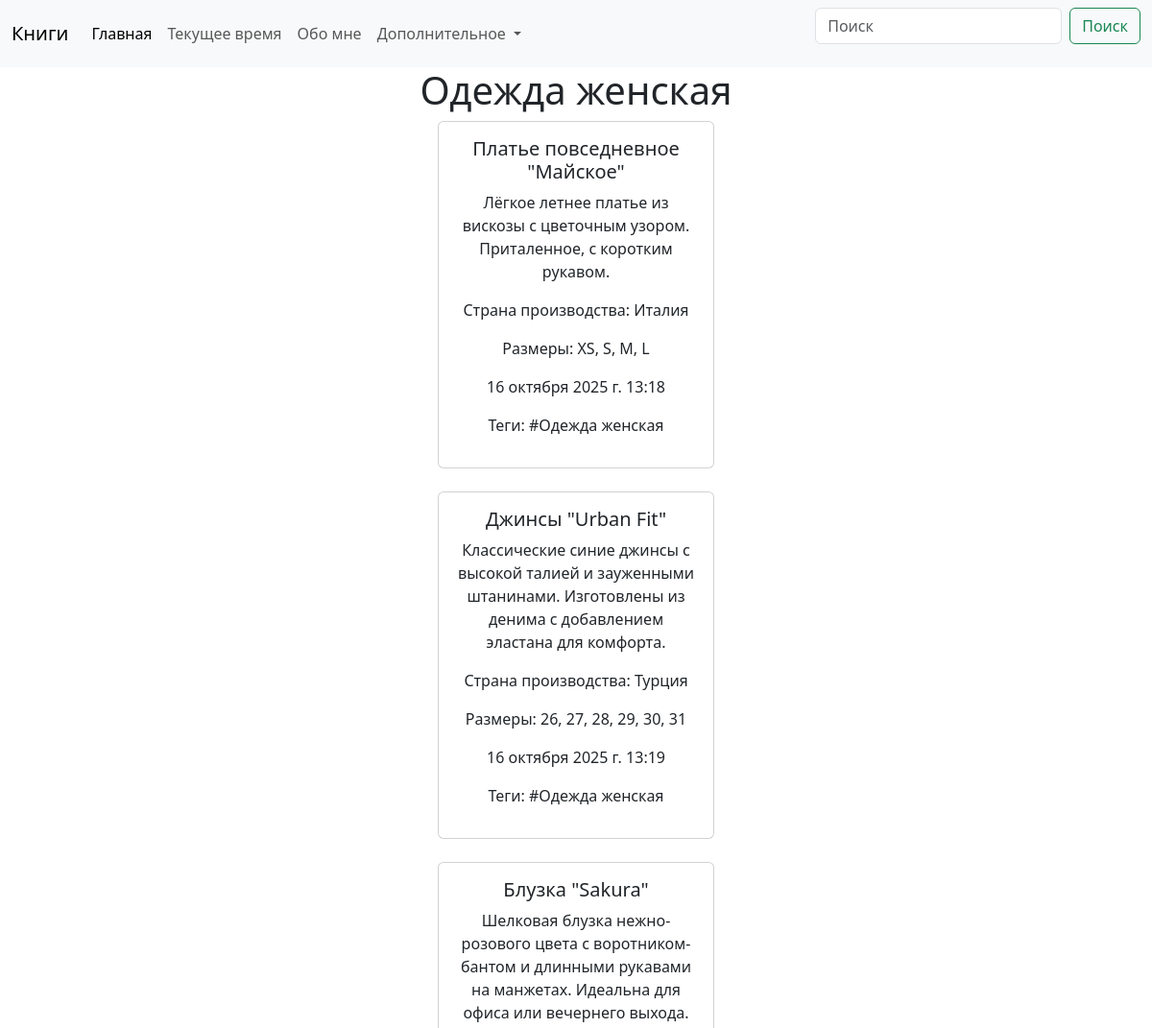
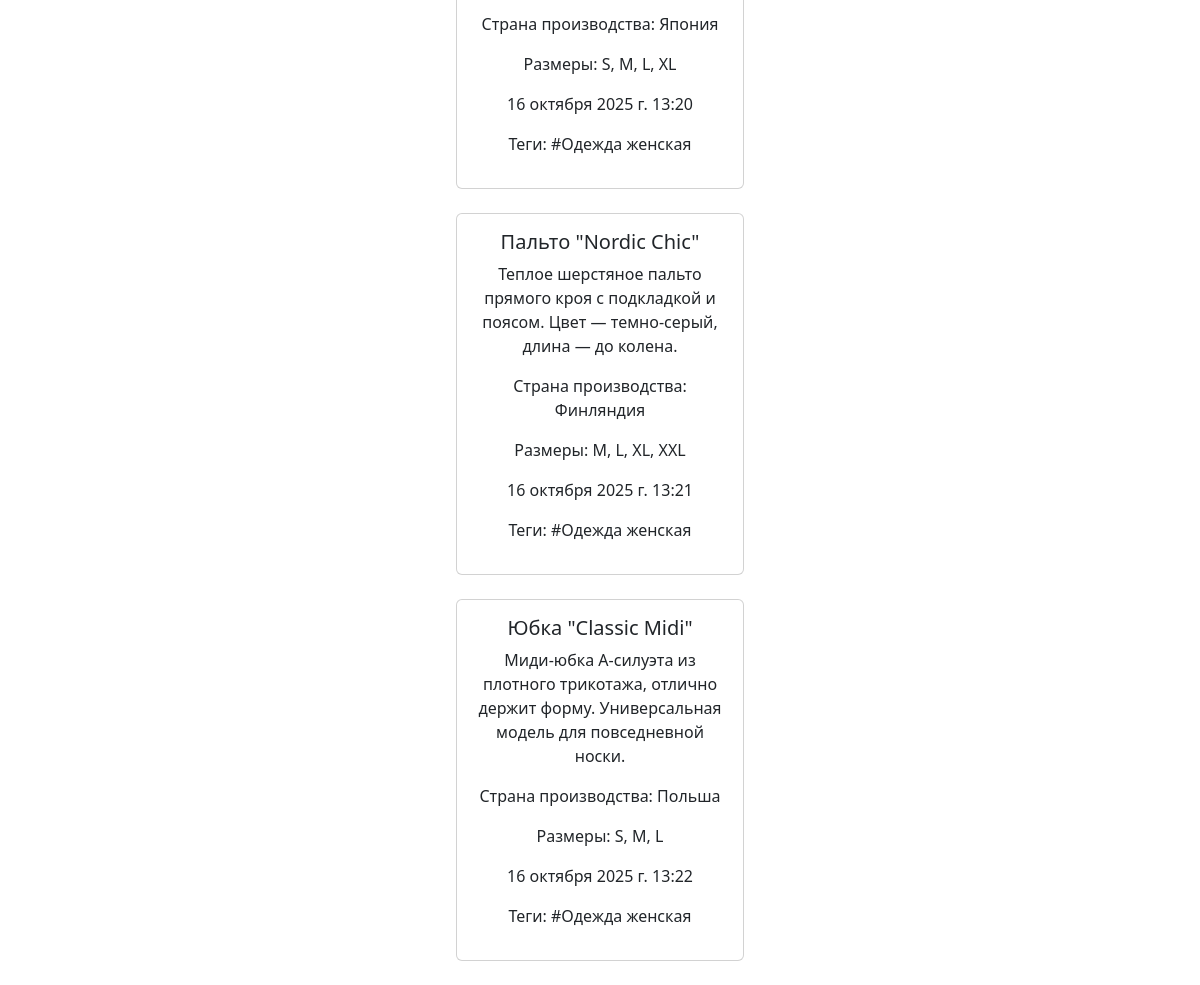
The page /clothes/women_clothes/ on the database its author committed (2 pictures, top to bottom).
### clothes/models.py (models this page shows, shortened)
class Clothe(models.Model):
    name_clothe = models.CharField(max_length=100)
    description = models.TextField(default='Одежда нужна для защиты от окружающей среды, например, от холода и жары.' \
    ' Кроме того, она выполняет информационную функцию, сигнализируя о социальном статусе, профессии и индивидуальности ' \
    'человека, а также эстетическую, помогая создавать образ и выражать себя. ')
    country = models.CharField(max_length=100)
    size = models.CharField(max_length=150, null=True)
    tags = models.ManyToManyField(Tag)
    created_at = models.DateTimeField(auto_now_add=True)

class Tag(models.Model):
    name = models.CharField(max_length=100)

### clothes/views.py (the view)
# urls.py: path('women_clothes/', views.WomenClothesView.as_view(), name='women_clothes'),
class WomenClothesView(generic.ListView):
    model = models.Clothe
    template_name = 'clothes/women_clothes.html'
    context_object_name = 'clothes'
    ordering = '-id'
    def get_queryset(self):
        women_clothes = self.model.objects.filter(tags__name='#Одежда женская')
        return women_clothes

### templates/clothes/women_clothes.html (shortened to what this page needs)
{% load static %}
{% include '../header.html' %}
<link href="https://cdn.jsdelivr.net/npm/bootstrap@5.3.3/dist/css/bootstrap.min.css" rel="stylesheet">
<h1 style="text-align: center;">Одежда женская</h1>
{% for i in clothes %}
<div class="center_film" style="display: flex; flex-wrap: wrap; justify-content: center; gap: 20px;">
<div class="card" style="width: 18rem; text-align: center;">
    <div class="card-body">
    <h5 class="card-title">{{ i.name_clothe }}</h5>
    <p class="card-text">{{ i.description }}</p>
    <p class="card-text">{{ i.country }}</p>
    <p class="card-text">{{ i.size}}</p>
    <p class="card-text">{{ i.created_at }}</p>
    <p>
        Теги:
        {%for tag in i.tags.all%}
        {{tag.name}}{% if not forloop.last %}, {% endif %}
        {% empty %}
        Тегов нет:
        {% endfor %}
    </p>
  </div>
</div>
</div>
{% endfor %}

### rows shown on the page
Clothe: name_clothe "Платье повседневное \"Майское\"", description "Лёгкое летнее платье из вискозы с цветочным узором. Приталенное, с коротким рукавом.", country "Страна производства: Италия", size "Размеры: XS, S, M, L", created_at "16 октября 2025 г. 13:18"
Tag: name "#Одежда женская"
Clothe: name_clothe "Джинсы \"Urban Fit\"", description "Классические синие джинсы с высокой талией и зауженными штанинами. Изготовлены из денима с добавлением эластана для комфорта.", country "Страна производства: Турция", size "Размеры: 26, 27, 28, 29, 30, 31", created_at "16 октября 2025 г. 13:19"
Clothe: name_clothe "Блузка \"Sakura\"", description "Шелковая блузка нежно-розового цвета с воротником-бантом и длинными рукавами на манжетах. Идеальна для офиса или вечернего выхода.", country "Страна производства: Япония", size "Размеры: S, M, L, XL", created_at "16 октября 2025 г. 13:20"
Clothe: name_clothe "Пальто \"Nordic Chic\"", description "Теплое шерстяное пальто прямого кроя с подкладкой и поясом. Цвет — темно-серый, длина — до колена.", country "Страна производства: Финляндия", size "Размеры: M, L, XL, XXL", created_at "16 октября 2025 г. 13:21"
Clothe: name_clothe "Юбка \"Classic Midi\"", description "Миди-юбка А-силуэта из плотного трикотажа, отлично держит форму. Универсальная модель для повседневной носки.", country "Страна производства: Польша", size "Размеры: S, M, L", created_at "16 октября 2025 г. 13:22"
